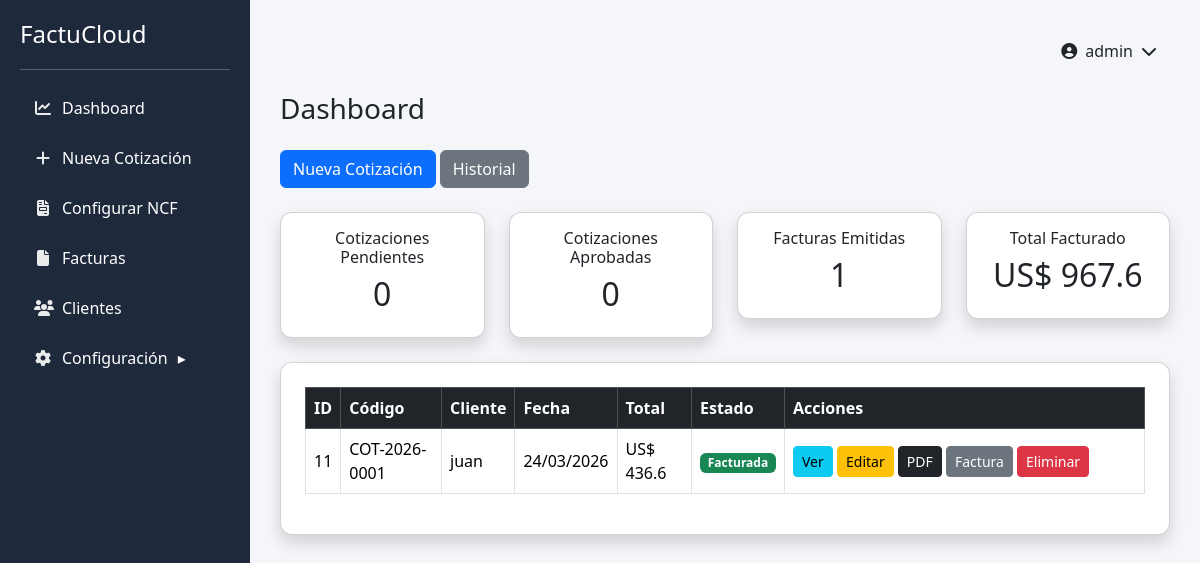
Page / (signed in) on the earlier database version.
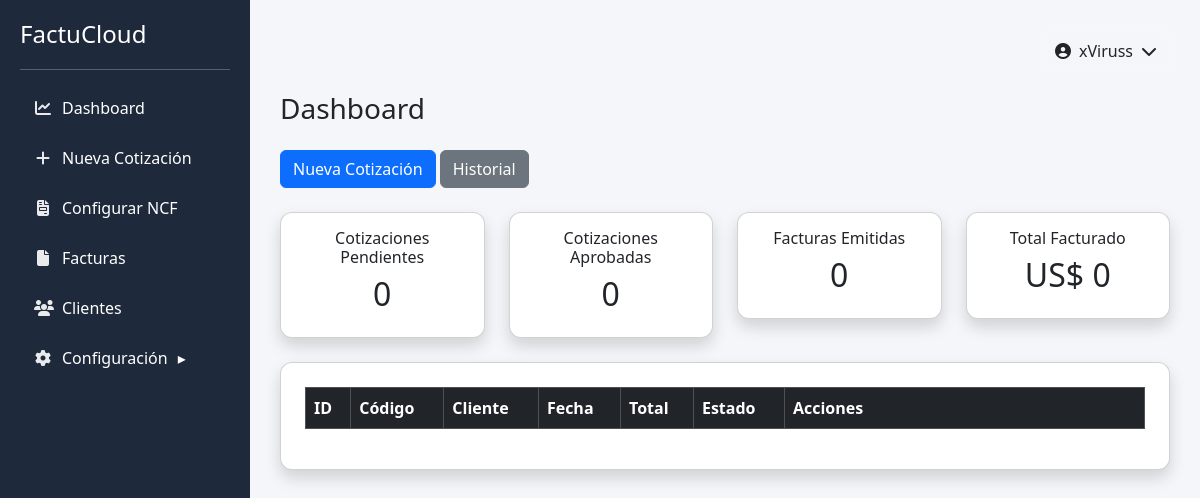
Same page on the later database version.
### tables this page shows
CREATE TABLE cotizaciones (
        id INTEGER PRIMARY KEY AUTOINCREMENT,
        codigo TEXT,
        cliente TEXT,
        rnc TEXT,
        telefono TEXT,
        correo TEXT,
        fecha TEXT,
        subtotal REAL,
        itbis REAL,
        total REAL,
        estado TEXT
    );

### app.py (the view)
@app.route("/")
def index():
    if "usuario" not in session:
        return redirect(url_for("login"))
    buscar = request.args.get("buscar")
    conn = get_db()
    if buscar:
        cotizaciones = conn.execute("""
        SELECT * FROM cotizaciones
        WHERE estado != 'Eliminada'
        AND cliente LIKE ?
        ORDER BY id DESC
        """, ("%" + buscar + "%",)).fetchall()
    else:
        cotizaciones = conn.execute("""
        SELECT * FROM cotizaciones
        WHERE estado != 'Eliminada'
        ORDER BY id DESC
        """).fetchall()
    pendientes = conn.execute("""
    SELECT COUNT(*) FROM cotizaciones
    WHERE estado='Pendiente'
    """).fetchone()[0]
    aprobadas = conn.execute("""
    SELECT COUNT(*) FROM cotizaciones
    WHERE estado='Aprobada'
    """).fetchone()[0]
    facturadas = conn.execute("""
    SELECT COUNT(*) FROM cotizaciones
    WHERE estado='Facturada'
    """).fetchone()[0]
    total_facturado = conn.execute("""
    SELECT SUM(total) FROM facturas
    """).fetchone()[0]
    if total_facturado is None:
        total_facturado = 0
    conn.close()
    return render_template(
        "index.html",
        cotizaciones=cotizaciones,
        pendientes=pendientes,
        aprobadas=aprobadas,
        facturadas=facturadas,
        total_facturado=total_facturado
    )

### app.py (called while the page is built)
def get_db():
    conn = sqlite3.connect("database.db")
    conn.row_factory = sqlite3.Row
    return conn

@app.context_processor
def inject_user():
    return dict(usuario=session.get("usuario"))

### templates/index.html (shortened to what this page needs)
{% extends "base.html" %}
{% block content %}
<h3 class="mb-4">Dashboard</h3>
<div class="d-flex justify-content-between mb-4">
    <div>
        <a href="/nueva" class="btn btn-primary">
            Nueva Cotización
        </a>
        <a href="/historial" class="btn btn-secondary">
            Historial
        </a>
    </div>
</div>
<div class="row mb-4">
    <div class="col-md-3">
        <div class="card shadow text-center p-3">
            <h6>Cotizaciones Pendientes</h6>
            <h2>{{ pendientes }}</h2>
        </div>
    </div>
    <div class="col-md-3">
        <div class="card shadow text-center p-3">
            <h6>Cotizaciones Aprobadas</h6>
            <h2>{{ aprobadas }}</h2>
        </div>
    </div>
    <div class="col-md-3">
        <div class="card shadow text-center p-3">
            <h6>Facturas Emitidas</h6>
            <h2>{{ facturadas }}</h2>
        </div>
    </div>
    <div class="col-md-3">
        <div class="card shadow text-center p-3">
            <h6>Total Facturado</h6>
            <h2>US$ {{ total_facturado }}</h2>
        </div>
    </div>
</div>
<div class="card shadow p-4">
<div class="table-responsive">
<table class="table table-bordered table-hover align-middle">
<thead class="table-dark">
<tr>
<th>ID</th>
<th>Código</th>
<th>Cliente</th>
<th>Fecha</th>
<th>Total</th>
<th>Estado</th>
<th width="360">Acciones</th>
</tr>
</thead>
<tbody>
{% for cotizacion in cotizaciones %}
<tr>
<td>{{ cotizacion.id }}</td>
<td>{{ cotizacion.codigo }}</td>
<td>{{ cotizacion.cliente }}</td>
<td>{{ cotizacion.fecha }}</td>
<td>
US$ {{ cotizacion.total }}
</td>
<td>
{% if cotizacion.estado == "Pendiente" %}
<span class="badge bg-warning text-dark">
Pendiente
</span>
{% elif cotizacion.estado == "Aprobada" %}
<span class="badge bg-primary">
Aprobada
</span>
{% elif cotizacion.estado == "Facturada" %}
<span class="badge bg-success">
Facturada
</span>
{% endif %}
</td>
<td>
<a href="/detalle/{{ cotizacion.id }}" class="btn btn-sm btn-info">
Ver
</a>
<a href="/editar_cotizacion/{{ cotizacion.id }}" class="btn btn-sm btn-warning">
Editar
</a>
<a href="/cotizacion_pdf/{{ cotizacion.id }}"
class="btn btn-sm btn-dark">
PDF
</a>
{% if cotizacion.estado == "Facturada" %}
<a href="/factura_pdf/{{ cotizacion.id }}"
class="btn btn-sm btn-secondary">
Factura
</a>
{% endif %}
<a href="/eliminar_cotizacion/{{ cotizacion.id }}"
class="btn btn-sm btn-danger"
onclick="return confirm('¿Seguro que deseas eliminar esta cotización?')">
Eliminar
</a>
</td>
</tr>
{% endfor %}
</tbody>
</table>
</div>
</div>
{% endblock %}

Differences in the rows shown:
removed cotizaciones: id "11", codigo "COT-2026-0001", cliente "juan", fecha "24/03/2026", total "436.6", estado "Facturada"
Other differences:
{{ usuario if usuario else "Usuario" }}: "admin" → "xViruss"
{{ facturadas }}: "1" → "0"
{{ total_facturado }}: "967.6" → "0"
